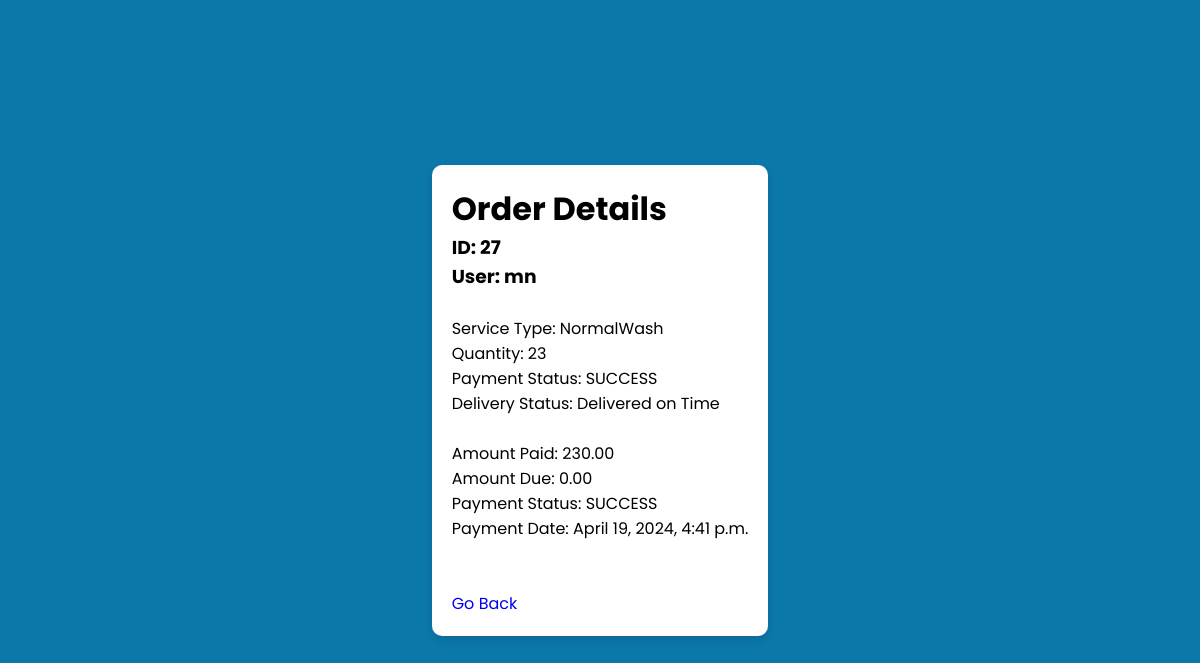
Screenshot of /view_details/27/ with the database file from the repository.
### userModule/models.py (models this page shows, shortened)
class Orderstbl(models.Model):
    SERVICE_TYPE_CHOICES = [
        ('Dryclean', 'Dryclean'),
        ('NormalWash', 'NormalWash'),
    ]
    user = models.ForeignKey(Usertbl, on_delete=models.CASCADE, null=False)
    service_type = models.CharField(max_length=20, choices=SERVICE_TYPE_CHOICES, null=False)
    quantity = models.IntegerField()
    amount = models.IntegerField()
    expected_delivery_date = models.DateField()
    payment_completed = models.BooleanField(default=False)
    delivery_status = models.CharField(max_length=100, blank=True, null=True)

class Usertbl(models.Model):
    USER_TYPE_CHOICES = [
        ('USER', 'user'),
        ('STAFF', 'staff'),
        ('ADMIN', 'admin'),
    ]
    user = models.OneToOneField(User, on_delete=models.CASCADE)
    usertype = models.CharField(max_length=10, choices=USER_TYPE_CHOICES)
    username = models.TextField(max_length=255, blank=False)
    useremail = models.EmailField(max_length=254, unique=True, blank=False, null=False)
    is_staff = models.BooleanField(default=False)  # New Field For Host
    is_admin = models.BooleanField(default=False)  # New Field For Admin

class Payment(models.Model):
    PAYMENT_STATUS_CHOICES = [
        ('SUCCESS', 'Success'),
        ('PENDING', 'Pending'),
        ('FAILED', 'Failed'),
    ]
    order = models.ForeignKey(Orderstbl, on_delete=models.CASCADE, null=False)
    amount_paid = models.DecimalField(max_digits=10, decimal_places=2, validators=[MinValueValidator(0)])
    due_amount = models.DecimalField(max_digits=10, decimal_places=2, validators=[MinValueValidator(0)], default=0.0)
    payment_status = models.CharField(max_length=10, choices=PAYMENT_STATUS_CHOICES, default='PENDING')
    payment_date = models.DateTimeField(auto_now_add=True)

### userModule/views.py (the view)
# urls.py: path('view_details/<int:order_id>/', view_details, name='view_details'),
def view_details(request, order_id):
    order = Orderstbl.objects.get(pk=order_id)
    user = order.user
    payment = Payment.objects.filter(order=order).first()  # Assuming there's only one payment per order
    context = {
        'order': order,
        'user': user,
        'payment': payment,
    }
    return render(request, 'userM/view_details.html', context)

### templates/userM/view_details.html (shortened to what this page needs)
{% extends 'base.html'%}
{% load static %}
{% block extrahead %}
<link rel="stylesheet" href="{% static 'css/invoice.css' %}">
{% endblock extrahead %}
{% block content %}
<div class="card">
    <div class="order-details">
        <h1>Order Details</h1>
        <h3>ID: {{ order.id }}</h3>
        <h3>User: {{ order.user.username }}</h3>
        <br>
        <p>Service Type: {{ order.service_type }}</p>
        <p>Quantity: {{ order.quantity }}</p>
        <p>Payment Status: {{ order.payment_set.first.payment_status }}</p>
        <p>Delivery Status: {{ order.delivery_status }}</p>
    </div>
    <br>
    <div class="payment-info">
        <p>Amount Paid: {{ payment.amount_paid }}</p>
        <p>Amount Due: {{ payment.due_amount }}</p>
        <p>Payment Status: {{ payment.payment_status }}</p>
        <p>Payment Date: {{ payment.payment_date }}</p>
    </div>
    <br>
    <br>
    <div class="submit">
        <a href="{% url 'staff_page' %}">Go Back</a>
    </div>
</div>
<section class="sticky">
    <div class="bubbles">
    </div>
</section>
{% endblock content %}

### static/css/invoice.css (style rules this page uses)
* { margin: 0; padding: 0; box-sizing: border-box; text-decoration: none; font-family: 'Poppins', sans-serif; }
body { display: flex; flex-direction: row; align-content: center; justify-content: center; align-items: center; height: 100vh; background-image: url(./third.jpg); }
body, html { width: 100%; height: 100%; }
body { margin: 0; padding: 0; background: #0c77a9; }
.bubbles { position: absolute; width: 100%; height: 100%; z-index: -2; overflow: hidden; top: 0; left: 0; }
.card { background-color: #ffffff; border-radius: 10px; box-shadow: 0 4px 8px rgba(0, 0, 0, 0.1); padding: 20px; margin: 20px; }

### rows the page displays
Orderstbl: id "27", user.username "mn", service_type "NormalWash", quantity "23", payment_set.first.payment_status "SUCCESS", delivery_status "Delivered on Time"
Payment: amount_paid "230.00", due_amount "0.00", payment_status "SUCCESS", payment_date "April 19, 2024, 4:41 p.m."
